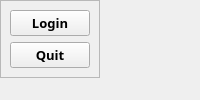
     <widget class="QCustomSlideMenu" name="profileCont" native="true">
      <property name="sizePolicy">
       <sizepolicy hsizetype="Maximum" vsizetype="Preferred">
        <horstretch>0</horstretch>
        <verstretch>0</verstretch>
       </sizepolicy>
      </property>
      <property name="minimumSize">
       <size>
        <width>100</width>
        <height>0</height>
       </size>
      </property>
      <layout class="QVBoxLayout" name="verticalLayout_6">
       <property name="spacing">
        <number>0</number>
       </property>
       <property name="leftMargin">
        <number>0</number>
       </property>
       <property name="topMargin">
        <number>0</number>
       </property>
       <property name="rightMargin">
        <number>0</number>
       </property>
       <property name="bottomMargin">
        <number>0</number>
       </property>
       <item alignment="Qt::AlignTop">
        <widget class="QFrame" name="frame_3">
         <property name="sizePolicy">
          <sizepolicy hsizetype="Fixed" vsizetype="Preferred">
           <horstretch>0</horstretch>
           <verstretch>0</verstretch>
          </sizepolicy>
         </property>
         <property name="minimumSize">
          <size>
           <width>30</width>
           <height>30</height>
          </size>
         </property>
         <property name="frameShape">
          <enum>QFrame::StyledPanel</enum>
         </property>
         <property name="frameShadow">
          <enum>QFrame::Raised</enum>
         </property>
         <layout class="QVBoxLayout" name="verticalLayout_7">
          <item>
           <widget class="QPushButton" name="loginBtn">
            <property name="sizePolicy">
             <sizepolicy hsizetype="Minimum" vsizetype="Fixed">
              <horstretch>0</horstretch>
              <verstretch>0</verstretch>
             </sizepolicy>
            </property>
            <property name="font">
             <font>
              <family>Leelawadee UI Semilight</family>
              <pointsize>10</pointsize>
              <weight>75</weight>
              <bold>true</bold>
              <stylestrategy>PreferDefault</stylestrategy>
             </font>
            </property>
            <property name="text">
             <string>Login</string>
            </property>
            <property name="icon">
             <iconset resource="resources.qrc">
              <normaloff>:/purpleIcons/assets/#78799c(purple) icons/log-in.svg</normaloff>:/purpleIcons/assets/#78799c(purple) icons/log-in.svg</iconset>
            </property>
            <property name="iconSize">
             <size>
              <width>32</width>
              <height>32</height>
             </size>
            </property>
           </widget>
          </item>
          <item>
           <widget class="QPushButton" name="quitBtn">
            <property name="sizePolicy">
             <sizepolicy hsizetype="Minimum" vsizetype="Fixed">
              <horstretch>0</horstretch>
              <verstretch>0</verstretch>
             </sizepolicy>
            </property>
            <property name="font">
             <font>
              <family>Leelawadee UI Semilight</family>
              <pointsize>10</pointsize>
              <weight>75</weight>
              <bold>true</bold>
             </font>
            </property>
            <property name="text">
             <string>Quit</string>
            </property>
            <property name="icon">
             <iconset resource="resources.qrc">
              <normaloff>:/purpleIcons/assets/#78799c(purple) icons/x-octagon.svg</normaloff>:/purpleIcons/assets/#78799c(purple) icons/x-octagon.svg</iconset>
            </property>
            <property name="iconSize">
             <size>
              <width>32</width>
              <height>32</height>
             </size>
            </property>
           </widget>
          </item>
         </layout>
        </widget>
       </item>
      </layout>
     </widget>
